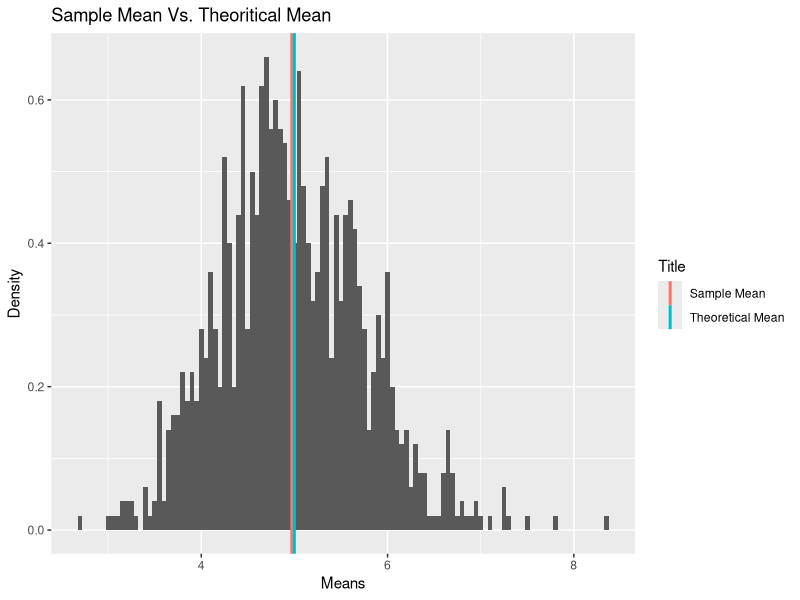
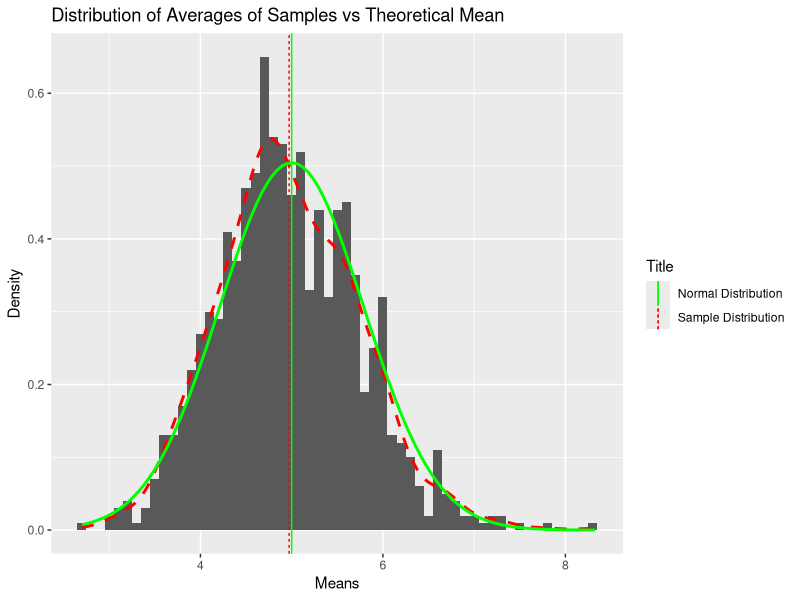

Recreate these plots in R, in order.
## ---- chunk 1
knitr::opts_chunk$set(echo = TRUE)
## ---- chunk 2
require(ggplot2)
lambda = 0.2
n = 40
simulations = 1:1000
set.seed(12345)
simDf <-
data.frame(x = sapply(simulations, function(x) {
    mean(rexp(n, lambda))
}))

## ---- chunk 3
mean_data <- data.frame(Title=c("Sample Mean", "Theoretical Mean"), vals=c(colMeans(simDf), 1/lambda))
g = ggplot(data = simDf, aes(x = x))
g = g + geom_histogram(binwidth = 0.05, aes(y = ..density..))
g = g + geom_vline(data = mean_data, mapping=aes(xintercept = vals, colour=Title), size=1, show.legend=TRUE)
g = g + labs(title = "Sample Mean Vs. Theoritical Mean")
g = g + labs(x="Means") + labs(y = "Density")
g

## ---- chunk 4
print(mean_data)
## ---- chunk 5

sampleSD <- sd(simDf$x)
sampleVariance <- sampleSD ^ 2

theoriticalSD <- (1/lambda) / sqrt(n)
theoriticalVariance <-theoriticalSD ^ 2

resultDF = data.frame(c("Sample", "Theoritical"),
                      c(sampleSD, theoriticalSD),
                      c(sampleVariance, theoriticalVariance))

colnames(resultDF) <- c("","Std.Dev","Variance")
## ---- chunk 6
print(resultDF)
## ---- chunk 7
df <- data.frame(Title=c("Sample Distribution", "Normal Distribution"), Vals=c(colMeans(simDf), 1/lambda))

g = ggplot(data = simDf, aes(x = x)) 
g = g + geom_histogram(binwidth=0.1, aes(y=..density..)) 
g = g + geom_density(color="red", size=1, linetype=2) 
g = g + geom_vline(data=df[df$Title == "Sample Distribution", ], mapping=aes(xintercept=df[df$Title == "Sample Distribution", ]$Vals, linetype=Title), colour="red", show.legend = TRUE) 
g = g + stat_function(fun=dnorm, args=list(mean=df$Vals[df$Title == "Normal Distribution"], sd=theoriticalSD), color = "green", size=1) 
g = g + geom_vline(data=df[df$Title == "Normal Distribution", ], mapping=aes(xintercept=df[df$Title == "Normal Distribution", ]$Vals, linetype=Title), colour="green", show.legend = TRUE) 
g = g + guides(linetype=guide_legend(override.aes=list(colour = c("green","red"))))
g = g + labs(title = "Distribution of Averages of Samples vs Theoretical Mean") + labs(x="Means") + labs(y="Density")

g
